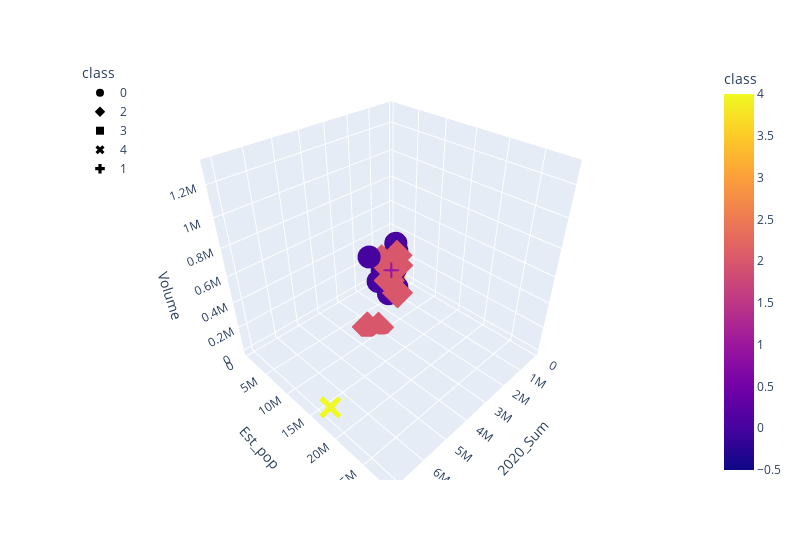

Source (notebook cell):
### Code cell
# Plotting the clusters with three features
fig = px.scatter_3d(five_clusters, 
                    x="2020_Sum", 
                    y="Est_pop", 
                    z="Volume", 
                    color="class", 
                    symbol="class", 
#                     size="crime_to_pop_ratio",
                    width=800)
fig.update_layout(legend=dict(x=0,y=1))
fig.show()

### Figure 1 — Plotly figure (JSON) as saved in the notebook; plotly's stock layout.template omitted (floating-point values rounded to 4 significant figures)
{"data": [{"hovertemplate": "class=%{marker.color}<br>2020_Sum=%{x}<br>Est_pop=%{y}<br>Volume=%{z}<extra></extra>", "legendgroup": "0", "marker": {"color": [0, 0, 0, 0, 0, 0, 0, 0, 0, 0, 0, 0, 0, 0, 0], "coloraxis": "coloraxis", "symbol": "circle"}, "mode": "markers", "name": "0", "scene": "scene", "showlegend": true, "type": "scatter3d", "x": [907587, 1530338, 1105691, 1501347, 850159, 1642699, 2329908, 1494957, 1317469, 2710245, 752227, 975108, 979526, 1478297, 1350856], "y": [4851203, 5753378, 3557006, 3873793, 3825181, 5876631, 6446417, 5643318, 4631677, 6262555, 3975951, 4218085, 5079159, 6812631, 5725072], "z": [15600, 353126, 116810, 204304, 212493, 53375, 247415, 181384, 254350, 483776, 158313, 229227, 359638, 501335, 211473]}, {"hovertemplate": "class=%{marker.color}<br>2020_Sum=%{x}<br>Est_pop=%{y}<br>Volume=%{z}<extra></extra>", "legendgroup": "2", "marker": {"color": [2, 2, 2, 2, 2, 2, 2, 2], "coloraxis": "coloraxis", "symbol": "diamond"}, "mode": "markers", "name": "2", "scene": "scene", "showlegend": true, "type": "scatter3d", "x": [1494876, 2490511, 3433468, 2060481, 2359317, 3087592, 2198143, 2417015], "y": [7359580, 9552544, 8657369, 9584727, 10593215, 9658390, 8588686, 7663848], "z": [83963, 346796, 15841, 432033, 560714, 1253, 393727, 466235]}, {"hovertemplate": "class=%{marker.color}<br>2020_Sum=%{x}<br>Est_pop=%{y}<br>Volume=%{z}<extra></extra>", "legendgroup": "3", "marker": {"color": [3, 3, 3, 3, 3, 3, 3, 3, 3, 3, 3, 3, 3, 3, 3, 3, 3, 3, 3, 3, 3, 3], "coloraxis": "coloraxis", "symbol": "square"}, "mode": "markers", "name": "3", "scene": "scene", "showlegend": true, "type": "scatter3d", "x": [523003, 303146, 578219, 331537, 335286, 777070, 700567, 941750, 277087, 455384, 206035, 533757, 683775, 350484, 393889, 219417, 242224, 219158, 790248, 133739, 303419, 145294], "y": [3011972, 985364, 712816, 1407006, 1822223, 3073517, 2126574, 1644970, 1350141, 2420875, 1077405, 1877623, 2852910, 1304483, 434293, 763847, 1057125, 877647, 3175411, 622368, 1774872, 560518], "z": [235122, 66332, 2535, 45386, 73712, 139482, 171371, 83873, 28303, 67897, 56931, 37801, 83110, 52302, 99056, 49317, 38257, 53966, 184529, 17880, 59267, 3755]}, {"hovertemplate": "class=%{marker.color}<br>2020_Sum=%{x}<br>Est_pop=%{y}<br>Volume=%{z}<extra></extra>", "legendgroup": "4", "marker": {"color": [4], "coloraxis": "coloraxis", "symbol": "x"}, "mode": "markers", "name": "4", "scene": "scene", "showlegend": true, "type": "scatter3d", "x": [6899037], "y": [17057766], "z": [47631]}, {"hovertemplate": "class=%{marker.color}<br>2020_Sum=%{x}<br>Est_pop=%{y}<br>Volume=%{z}<extra></extra>", "legendgroup": "1", "marker": {"color": [1], "coloraxis": "coloraxis", "symbol": "cross"}, "mode": "markers", "name": "1", "scene": "scene", "showlegend": true, "type": "scatter3d", "x": [7102351], "y": [28635940], "z": [1298732]}], "layout": {"coloraxis": {"colorbar": {"title": {"text": "class"}}, "colorscale": [[0, "#0d0887"], [0.1111, "#46039f"], [0.2222, "#7201a8"], [0.3333, "#9c179e"], [0.4444, "#bd3786"], [0.5556, "#d8576b"], [0.6667, "#ed7953"], [0.7778, "#fb9f3a"], [0.8889, "#fdca26"], [1, "#f0f921"]]}, "legend": {"title": {"text": "class"}, "tracegroupgap": 0, "x": 0, "y": 1}, "margin": {"t": 60}, "scene": {"domain": {"x": [0, 1], "y": [0, 1]}, "xaxis": {"title": {"text": "2020_Sum"}}, "yaxis": {"title": {"text": "Est_pop"}}, "zaxis": {"title": {"text": "Volume"}}}, "width": 800}}
